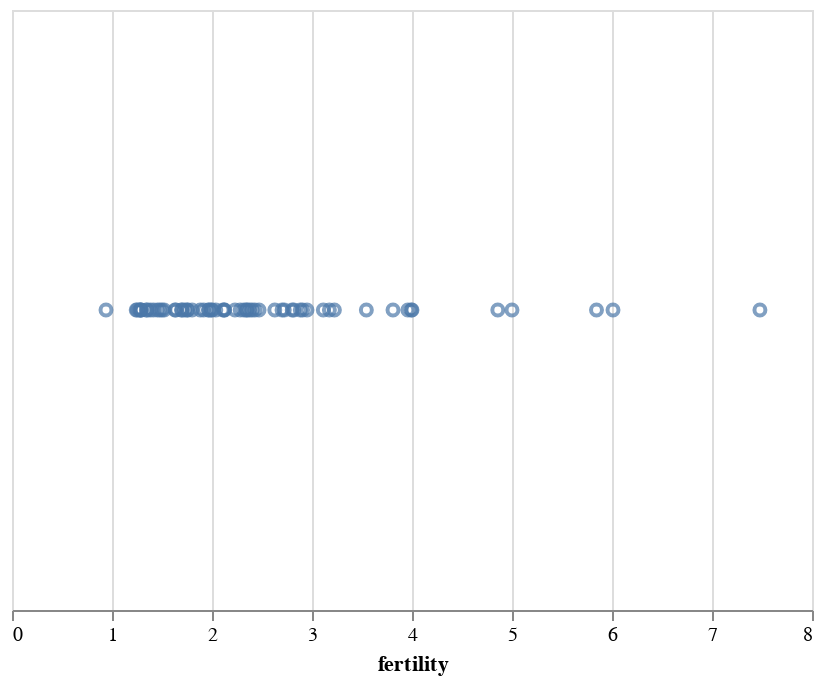

Notebook code for this chart:
### Markdown cell above
### X

El canal de codificación `x` fija la posición horizontal de un marcador (coordenada x). Además, las opciones predeterminadas de eje y título se realizan automáticamente. En la siguiente gráfica, la elección de un tipo de datos cuantitativos da como resultado un eje de escala lineales continua:

### Code cell
alt.Chart(data2000).mark_point().encode(
    alt.X('fertility:Q')
)

### Figure 1 — Vega-Lite specification as saved in the notebook (floating-point values rounded to 4 significant figures)
{"$schema": "https://vega.github.io/schema/vega-lite/v3.4.0.json", "config": {"mark": {"tooltip": null}, "view": {"height": 300, "width": 400}}, "data": {"name": "data-fdeb0b749a6385830bd1445d39ad6ea0"}, "datasets": {"data-fdeb0b749a6385830bd1445d39ad6ea0": [{"cluster": 0, "country": "Afghanistan", "fertility": 7.479, "life_expect": 42.13, "pop": 23898198, "year": 2000}, {"cluster": 3, "country": "Argentina", "fertility": 2.35, "life_expect": 74.34, "pop": 37497728, "year": 2000}, {"cluster": 3, "country": "Aruba", "fertility": 2.124, "life_expect": 73.45, "pop": 69539, "year": 2000}, {"cluster": 4, "country": "Australia", "fertility": 1.756, "life_expect": 80.37, "pop": 19164620, "year": 2000}, {"cluster": 1, "country": "Austria", "fertility": 1.382, "life_expect": 78.98, "pop": 8113413, "year": 2000}, {"cluster": 3, "country": "Bahamas", "fertility": 2.111, "life_expect": 71.07, "pop": 290075, "year": 2000}, {"cluster": 0, "country": "Bangladesh", "fertility": 3.224, "life_expect": 62.01, "pop": 130406594, "year": 2000}, {"cluster": 3, "country": "Barbados", "fertility": 1.5, "life_expect": 75.97, "pop": 273483, "year": 2000}, {"cluster": 1, "country": "Belgium", "fertility": 1.638, "life_expect": 78.32, "pop": 10263618, "year": 2000}, {"cluster": 3, "country": "Bolivia", "fertility": 3.958, "life_expect": 63.88, "pop": 8152620, "year": 2000}, {"cluster": 3, "country": "Brazil", "fertility": 2.345, "life_expect": 71.01, "pop": 175552771, "year": 2000}, {"cluster": 3, "country": "Canada", "fertility": 1.522, "life_expect": 79.77, "pop": 31278097, "year": 2000}, {"cluster": 3, "country": "Chile", "fertility": 2, "life_expect": 77.86, "pop": 15153450, "year": 2000}, {"cluster": 4, "country": "China", "fertility": 1.7, "life_expect": 72.03, "pop": 1262645000, "year": 2000}, {"cluster": 3, "country": "Colombia", "fertility": 2.47, "life_expect": 71.68, "pop": 39685655, "year": 2000}, {"cluster": 3, "country": "Costa Rica", "fertility": 2.281, "life_expect": 78.12, "pop": 3710558, "year": 2000}, {"cluster": 1, "country": "Croatia", "fertility": 1.348, "life_expect": 74.88, "pop": 4410830, "year": 2000}, {"cluster": 3, "country": "Cuba", "fertility": 1.63, "life_expect": 77.16, "pop": 11134273, "year": 2000}, {"cluster": 3, "country": "Dominican Republic", "fertility": 2.95, "life_expect": 70.85, "pop": 8385828, "year": 2000}, {"cluster": 3, "country": "Ecuador", "fertility": 2.817, "life_expect": 74.17, "pop": 12505204, "year": 2000}, {"cluster": 5, "country": "Egypt", "fertility": 3.174, "life_expect": 69.81, "pop": 70492342, "year": 2000}, {"cluster": 3, "country": "El Salvador", "fertility": 2.883, "life_expect": 70.73, "pop": 6122515, "year": 2000}, {"cluster": 1, "country": "Finland", "fertility": 1.754, "life_expect": 78.37, "pop": 5168595, "year": 2000}, {"cluster": 1, "country": "France", "fertility": 1.883, "life_expect": 79.59, "pop": 59381628, "year": 2000}, {"cluster": 1, "country": "Georgia", "fertility": 1.478, "life_expect": 70.48, "pop": 4777209, "year": 2000}, {"cluster": 1, "country": "Germany", "fertility": 1.346, "life_expect": 78.67, "pop": 82187909, "year": 2000}, {"cluster": 1, "country": "Greece", "fertility": 1.277, "life_expect": 78.26, "pop": 10559110, "year": 2000}, {"cluster": 3, "country": "Grenada", "fertility": 2.429, "life_expect": 67.75, "pop": 89312, "year": 2000}, {"cluster": 3, "country": "Haiti", "fertility": 4, "life_expect": 58.14, "pop": 7306302, "year": 2000}, {"cluster": 4, "country": "Hong Kong", "fertility": 0.94, "life_expect": 81.5, "pop": 6658720, "year": 2000}, {"cluster": 1, "country": "Iceland", "fertility": 1.993, "life_expect": 80.5, "pop": 281043, "year": 2000}, {"cluster": 0, "country": "India", "fertility": 3.113, "life_expect": 62.88, "pop": 1007702000, "year": 2000}, {"cluster": 4, "country": "Indonesia", "fertility": 2.376, "life_expect": 68.59, "pop": 206265000, "year": 2000}, {"cluster": 5, "country": "Iran", "fertility": 2.124, "life_expect": 69.45, "pop": 65660289, "year": 2000}, {"cluster": 5, "country": "Iraq", "fertility": 4.858, "life_expect": 57.05, "pop": 22675617, "year": 2000}, {"cluster": 1, "country": "Ireland", "fertility": 1.969, "life_expect": 77.78, "pop": 3791690, "year": 2000}, {"cluster": 5, "country": "Israel", "fertility": 2.906, "life_expect": 79.7, "pop": 5842454, "year": 2000}, {"cluster": 1, "country": "Italy", "fertility": 1.286, "life_expect": 80.24, "pop": 57719337, "year": 2000}, {"cluster": 3, "country": "Jamaica", "fertility": 2.628, "life_expect": 72.05, "pop": 2615467, "year": 2000}, {"cluster": 4, "country": "Japan", "fertility": 1.291, "life_expect": 82, "pop": 126699784, "year": 2000}, {"cluster": 2, "country": "Kenya", "fertility": 5, "life_expect": 50.99, "pop": 29985839, "year": 2000}, {"cluster": 4, "country": "South Korea", "fertility": 1.917, "life_expect": 66.66, "pop": 21647682, "year": 2000}, {"cluster": 4, "country": "North Korea", "fertility": 1.242, "life_expect": 77.05, "pop": 47351083, "year": 2000}, {"cluster": 5, "country": "Lebanon", "fertility": 2.319, "life_expect": 71.03, "pop": 3578036, "year": 2000}, {"cluster": 3, "country": "Mexico", "fertility": 2.401, "life_expect": 74.9, "pop": 99926620, "year": 2000}, {"cluster": 1, "country": "Netherlands", "fertility": 1.726, "life_expect": 78.53, "pop": 15907853, "year": 2000}, {"cluster": 4, "country": "New Zealand", "fertility": 1.964, "life_expect": 79.11, "pop": 3819762, "year": 2000}, {"cluster": 2, "country": "Nigeria", "fertility": 5.845, "life_expect": 46.61, "pop": 114306700, "year": 2000}, {"cluster": 1, "country": "Norway", "fertility": 1.801, "life_expect": 79.05, "pop": 4492400, "year": 2000}, {"cluster": 0, "country": "Pakistan", "fertility": 3.994, "life_expect": 63.61, "pop": 146342958, "year": 2000}, {"cluster": 3, "country": "Peru", "fertility": 2.7, "life_expect": 69.91, "pop": 25979722, "year": 2000}, {"cluster": 4, "country": "Philippines", "fertility": 3.544, "life_expect": 70.3, "pop": 79739825, "year": 2000}, {"cluster": 1, "country": "Poland", "fertility": 1.251, "life_expect": 74.67, "pop": 38654164, "year": 2000}, {"cluster": 1, "country": "Portugal", "fertility": 1.454, "life_expect": 77.29, "pop": 10335597, "year": 2000}, {"cluster": 2, "country": "Rwanda", "fertility": 6.01, "life_expect": 43.41, "pop": 7507056, "year": 2000}, {"cluster": 5, "country": "Saudi Arabia", "fertility": 3.81, "life_expect": 71.63, "pop": 23153090, "year": 2000}, {"cluster": 2, "country": "South Africa", "fertility": 2.802, "life_expect": 53.37, "pop": 44066197, "year": 2000}, {"cluster": 1, "country": "Spain", "fertility": 1.287, "life_expect": 79.78, "pop": 40016081, "year": 2000}, {"cluster": 1, "country": "Switzerland", "fertility": 1.415, "life_expect": 80.62, "pop": 7266920, "year": 2000}, {"cluster": 1, "country": "Turkey", "fertility": 2.23, "life_expect": 70.84, "pop": 65666677, "year": 2000}, {"cluster": 1, "country": "United Kingdom", "fertility": 1.695, "life_expect": 78.47, "pop": 59522468, "year": 2000}, {"cluster": 3, "country": "United States", "fertility": 2.038, "life_expect": 77.31, "pop": 282338631, "year": 2000}, {"cluster": 3, "country": "Venezuela", "fertility": 2.723, "life_expect": 72.77, "pop": 23542649, "year": 2000}]}, "encoding": {"x": {"field": "fertility", "type": "quantitative"}}, "mark": "point"}
